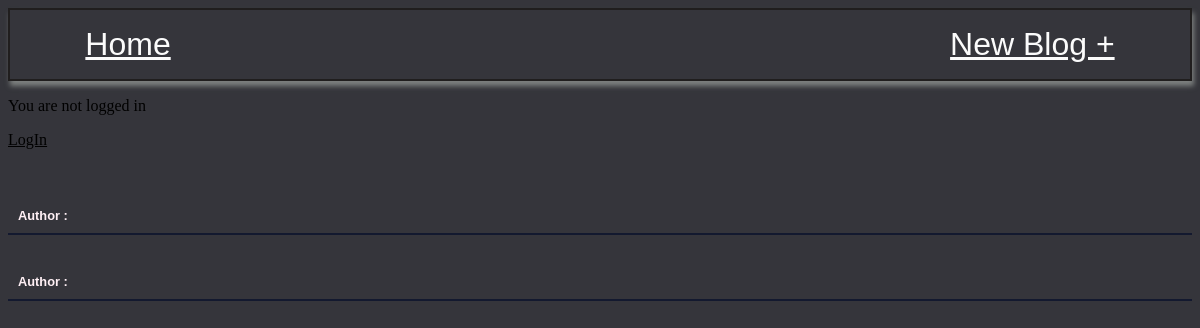
Before: / with the older database file.
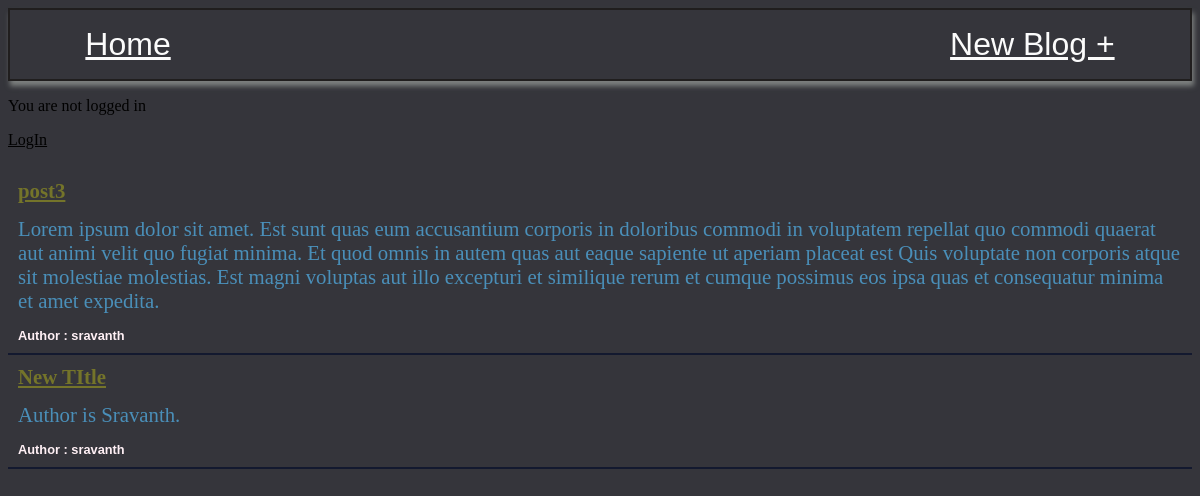
After: the same page with the newer database file.
### pages/models.py (models this page shows, shortened)
class Post(models.Model):
    title = models.CharField(max_length=200)
    author = models.ForeignKey(
            'auth.User',
            on_delete=models.CASCADE
    )
    body = models.TextField()

### pages/views.py (the view)
# urls.py: path('',HomePageView.as_view(),name='home'),
class HomePageView(ListView):
    model = Post
    context_object_name = 'all_posts'
    template_name = 'home.html'

### templates/home.html
{% extends 'base.html' %}
{% block content %}
    <div class="posts">
    {% for post in all_posts %}
    <div class="post-item">
        <div class="post-title">
            <a  href="{% url 'post_detail' post.id %}">
                {{post.title}}
            </a>
        </div>
        <div class="post-body">
            {{post.body}}
        </div>
        <div class="author"> Author : {{post.author}}</div>
    </div>
    {% endfor%}
</div>
{% endblock content %}

### templates/base.html (shortened to what this page needs)
{% load static %}
<html lang="en">
<head>
    <link rel="stylesheet" href="{% static 'css/index.css' %}">
</head>
<body>
    <div class="nav">
        <div class="nav-left">
           <a href="{% url 'home' %}">Home</a>
        </div>
        <div class="nav-right">
            <a href="{% url 'new_post' %}">
                New Blog +
            </a></div>
    </div>
    {% if user.is_authenticated %}
    <p> Hello {{user.username}} 🤓</p>
    <a href="{% url 'logout' %}">Logout</a>
    {% else %}
    <p>You are not logged in</p>
    <a href="{% url 'login' %}">LogIn</a>
    {% endif %}
    {% block content %}
    {% endblock content %}
</body>
</html>

### static/css/index.css (style rules this page uses)
body { background-color: rgb(53, 53, 59); }
.nav { display:flex; column-gap: 60vw; font-size: 2rem; justify-content:space-evenly; padding: 1rem; border: 2px solid rgb(32, 30, 30); box-shadow: 2px 5px 5px rgb(125, 128, 127); }
.nav-left, .nav-right { font-family: Impact, Haettenschweiler, 'Arial Narrow Bold', sans-serif; color: rgb(251, 251, 251); cursor: pointer; transition: all 300ms ease-in-out; }
.nav a { color:inherit; }
.posts { margin-top: 20px; display: grid; grid-auto-flow: row; }
.post-item { display: grid; position: relative; display: inherit; row-gap: 0.9rem; border-bottom: 2px solid rgb(19, 25, 47); padding: 10px; }
.post-title { font-size: 1.3rem; font-weight: bolder; color: rgb(116, 116, 42); }
.post-body { font-size: 1.3rem; font-weight: lighter; color: rgb(74, 143, 185); }
.author { font-size: 0.8rem; color: lavenderblush; font-weight: bolder; font-family: Impact, Haettenschweiler, 'Arial Narrow Bold', sans-serif; }
a { color: inherit; }

Changed rows visible on the page:
added Post: title "post3", body "Lorem ipsum dolor sit amet. Est sunt quas eum accusantium corporis in doloribus commodi in voluptatem repellat quo commodi quaerat aut animi velit quo fugiat minima. Et quod omnis in autem quas aut eaque sapiente ut aperiam placeat est Quis voluptate non corporis atque sit molestiae molestias. Est magni voluptas aut illo excepturi et similique rerum et cumque possimus eos ipsa quas et consequatur minima et amet expedita.", author "sravanth"
added Post: title "New TItle", body "Author is Sravanth.", author "sravanth"
